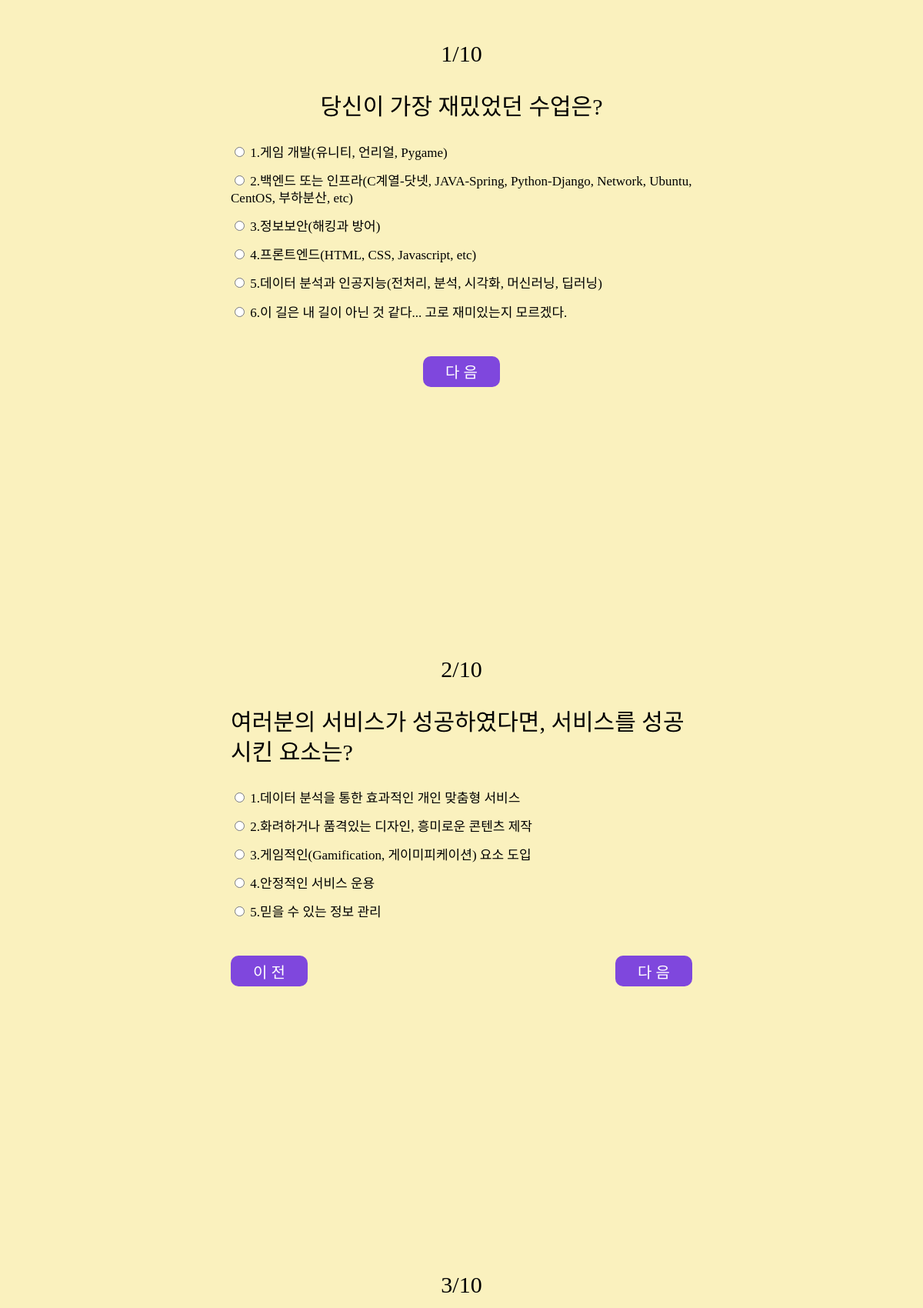
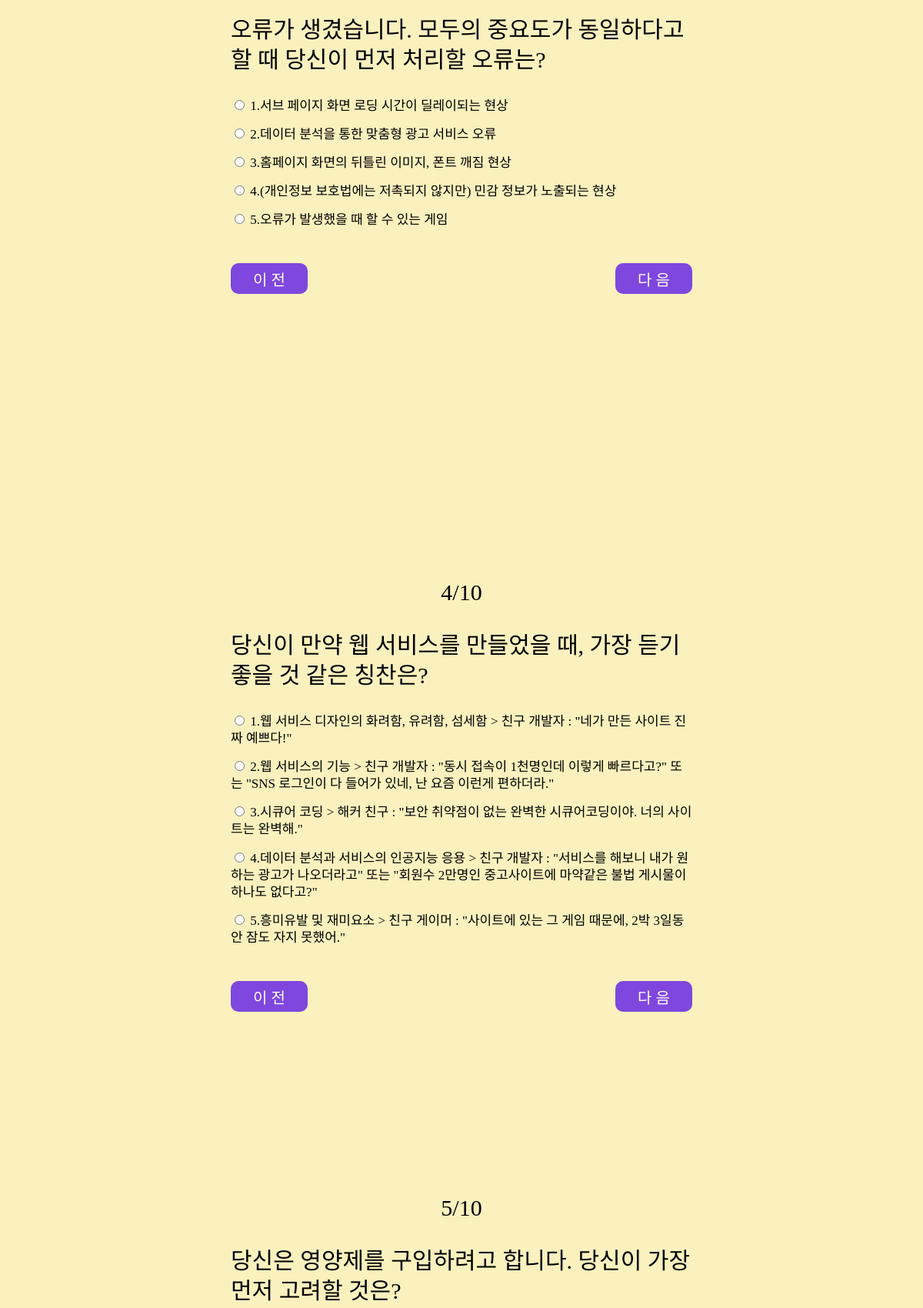
Screenshot of /form/ (upper part) with the database file from the repository (2 pictures, top to bottom).
### main/models.py (models this page shows, shortened)
class Question(models.Model):
    number = models.IntegerField(unique=True)
    content = models.CharField(max_length=100)

class Choice(models.Model):
    content = models.CharField(max_length=100)
    question = models.ForeignKey(to='main.Question', on_delete=models.CASCADE) # ~model과 연결. on_delete = 연결된 model이 지워지면 함께 지워지는 옵션
    developer = models.ForeignKey(to='main.Developer',on_delete=models.CASCADE, null=True) #null > db가 비워있어도 됨. blank > 사용자가 입력할 때 비여있어도 됨

### main/views.py (the view)
# urls.py: path('form/', views.form),
def form(request):
    questions = Question.objects.all()
    context = {
        'questions' : questions,
    }
    return render(request, 'form.html', context=context)

### main/templates/form.html (shortened to what this page needs)
{% load static %}
<!DOCTYPE html>
<html lang="en">
<head>
    <link rel="stylesheet" type="text/css" href="{% static 'css/reset.css' %}">
    <link rel="stylesheet" type="text/css" href="{% static 'css/form.css' %}">
</head>
<body>
    <section id="survey">
        <div class="wrapper">
            <form id="form" action="/result/" method="post">
                {% for question in questions %}
                <div class="test">
                    <div class="question_container">
                        <h3 class="number">{{ question.number }}/{{ questions.count }}</h3>
                        <h3 class="question">{{ question.content }}</h3>
                    </div>
                    <div class="answer">
                        {% for choice in question.choice_set.all %}
                        <div>
                            <input
                                type="radio"
                                name="question-{{ question.number }}"
                                id="choice-{{ choice.pk }}"
                                value="{{ choice.developer.pk }}"
                            />
                            <label for="choice-{{ choice.pk }}">{{ forloop.counter }}.{{ choice.content}}</label>
                        </div>
                        {% endfor %}
                    </div>
                    {% if not forloop.first %}
                        <div class="btn_wrap btn_sort">
                    {% else %}
                        <div class="btn_wrap">
                    {% endif %}
                    {% if not forloop.first %}
                        <button class="prev_btn">이 전</button>
                    {% endif %}
                    {% if not forloop.last %}
                        <button class="next_btn">다 음</button>
                    {% else %}
                        <input type="submit" value="제 출" class="submit_btn"/>
                    {% endif %}
                    </div>
                </div>
            {% endfor %}
            </form>
        </div>
    </section>
</body>
</html>

### main/static/css/form.css (style rules this page uses)
body { background-color: #FAF1BE; color: #000; overflow: hidden; font-family: 'NEXON Lv1 Gothic OTF'; }
#survey { display: flex; justify-content: center; width: 100vw; height: 100vh; margin-top: 50px; }
.test { max-width: 600px; height: 100vh; }
.question_container { display: flex; flex-direction: column; align-items: center; font-size: 30px; line-height: 1.3; padding-bottom: 30px; }
.question_container .number { padding-bottom: 30px; }
.question_container .question { font-family: "GmarketSansBold"; }
.answer { font-size: 17px; line-height: 1.3; padding-bottom: 30px; }
.answer div { padding-bottom: 15px; }
.answer input { cursor: pointer; }
.btn_wrap { display: flex; justify-content: center; }
.btn_sort { justify-content: space-between; }
button, .submit_btn { font-family: "NEXON Lv1 Gothic OTF"; font-size: 20px; width: 100px; height: 40px; padding: 5px; border-style: none; border-radius: 10px; background-color: #7F47DD; color: #fff; cursor: pointer; }

### rows the page displays
Question: number "1", count "10", content "당신이 가장 재밌었던 수업은?", shows "다 음"
Choice: content "게임 개발(유니티, 언리얼, Pygame)"
Choice: content "백엔드 또는 인프라(C계열-닷넷, JAVA-Spring, Python-Django, Network, Ubuntu, CentOS, 부하분산, etc)"
Choice: content "정보보안(해킹과 방어)"
Choice: content "프론트엔드(HTML, CSS, Javascript, etc)"
Choice: content "데이터 분석과 인공지능(전처리, 분석, 시각화, 머신러닝, 딥러닝)"
Choice: content "이 길은 내 길이 아닌 것 같다... 고로 재미있는지 모르겠다."
Question: number "2", count "10", content "여러분의 서비스가 성공하였다면, 서비스를 성공시킨 요소는?", shows "이 전", shows "다 음"
Choice: content "데이터 분석을 통한 효과적인 개인 맞춤형 서비스"
Choice: content "화려하거나 품격있는 디자인, 흥미로운 콘텐츠 제작"
Choice: content "게임적인(Gamification, 게이미피케이션) 요소 도입"
Choice: content "안정적인 서비스 운용"
Choice: content "믿을 수 있는 정보 관리"
Question: number "3", count "10", content "오류가 생겼습니다. 모두의 중요도가 동일하다고 할 때 당신이 먼저 처리할 오류는?", shows "이 전", shows "다 음"
Choice: content "서브 페이지 화면 로딩 시간이 딜레이되는 현상"
Choice: content "데이터 분석을 통한 맞춤형 광고 서비스 오류"
Choice: content "홈페이지 화면의 뒤틀린 이미지, 폰트 깨짐 현상"
Choice: content "(개인정보 보호법에는 저촉되지 않지만) 민감 정보가 노출되는 현상"
Choice: content "오류가 발생했을 때 할 수 있는 게임"
Question: number "4", count "10", content "당신이 만약 웹 서비스를 만들었을 때, 가장 듣기 좋을 것 같은 칭찬은?", shows "이 전", shows "다 음"
Choice: content "웹 서비스 디자인의 화려함, 유려함, 섬세함 > 친구 개발자 : \"네가 만든 사이트 진짜 예쁘다!\""
Choice: content "웹 서비스의 기능 > 친구 개발자 : \"동시 접속이 1천명인데 이렇게 빠르다고?\" 또는 \"SNS 로그인이 다 들어가 있네, 난 요즘 이런게 편하더라.\""
Choice: content "시큐어 코딩 > 해커 친구 : \"보안 취약점이 없는 완벽한 시큐어코딩이야. 너의 사이트는 완벽해.\""
Choice: content "데이터 분석과 서비스의 인공지능 응용 > 친구 개발자 : \"서비스를 해보니 내가 원하는 광고가 나오더라고\" 또는 \"회원수 2만명인 중고사이트에 마약같은 불법 게시물이 하나도 없다고?\""
Choice: content "흥미유발 및 재미요소 > 친구 게이머 : \"사이트에 있는 그 게임 때문에, 2박 3일동안 잠도 자지 못했어.\""
Question: number "5", count "10", content "당신은 영양제를 구입하려고 합니다. 당신이 가장 먼저 고려할 것은?"
